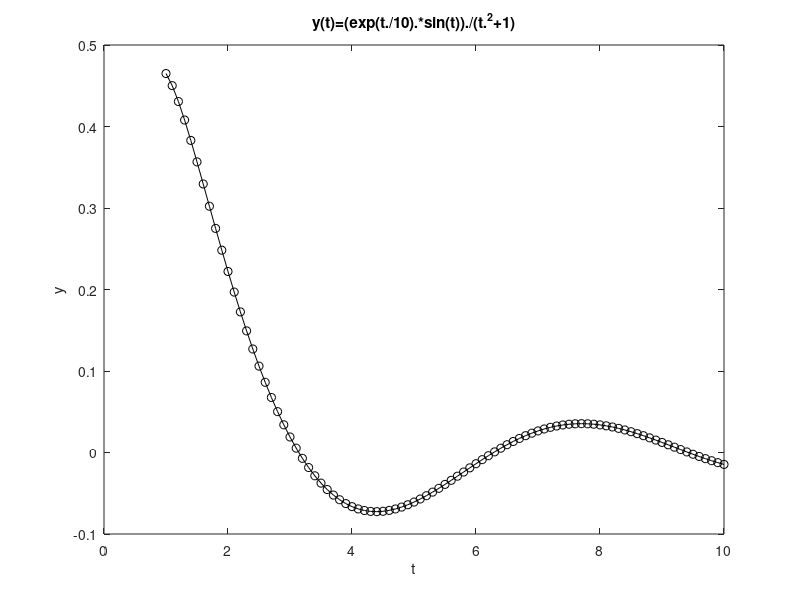

MATLAB code to generate this figure:
t=linspace(1,10,91);
y=exp(t./10).*sin(t)./((t.^2)+1);
%%
% *(a)*
plot(t,y,'k-')
title('y(t)=(exp(t./10).*sin(t))./(t.^2+1)');
xlabel('t');
ylabel('y');
%%
% *(b)*
plot(t,y,'ko')
title('y(t)=(exp(t./10).*sin(t))./(t.^2+1)');
xlabel('t');
ylabel('y');
%%
%
plot(t,y,'ko-')
title('y(t)=(exp(t./10).*sin(t))./(t.^2+1)');
xlabel('t');
ylabel('y');
